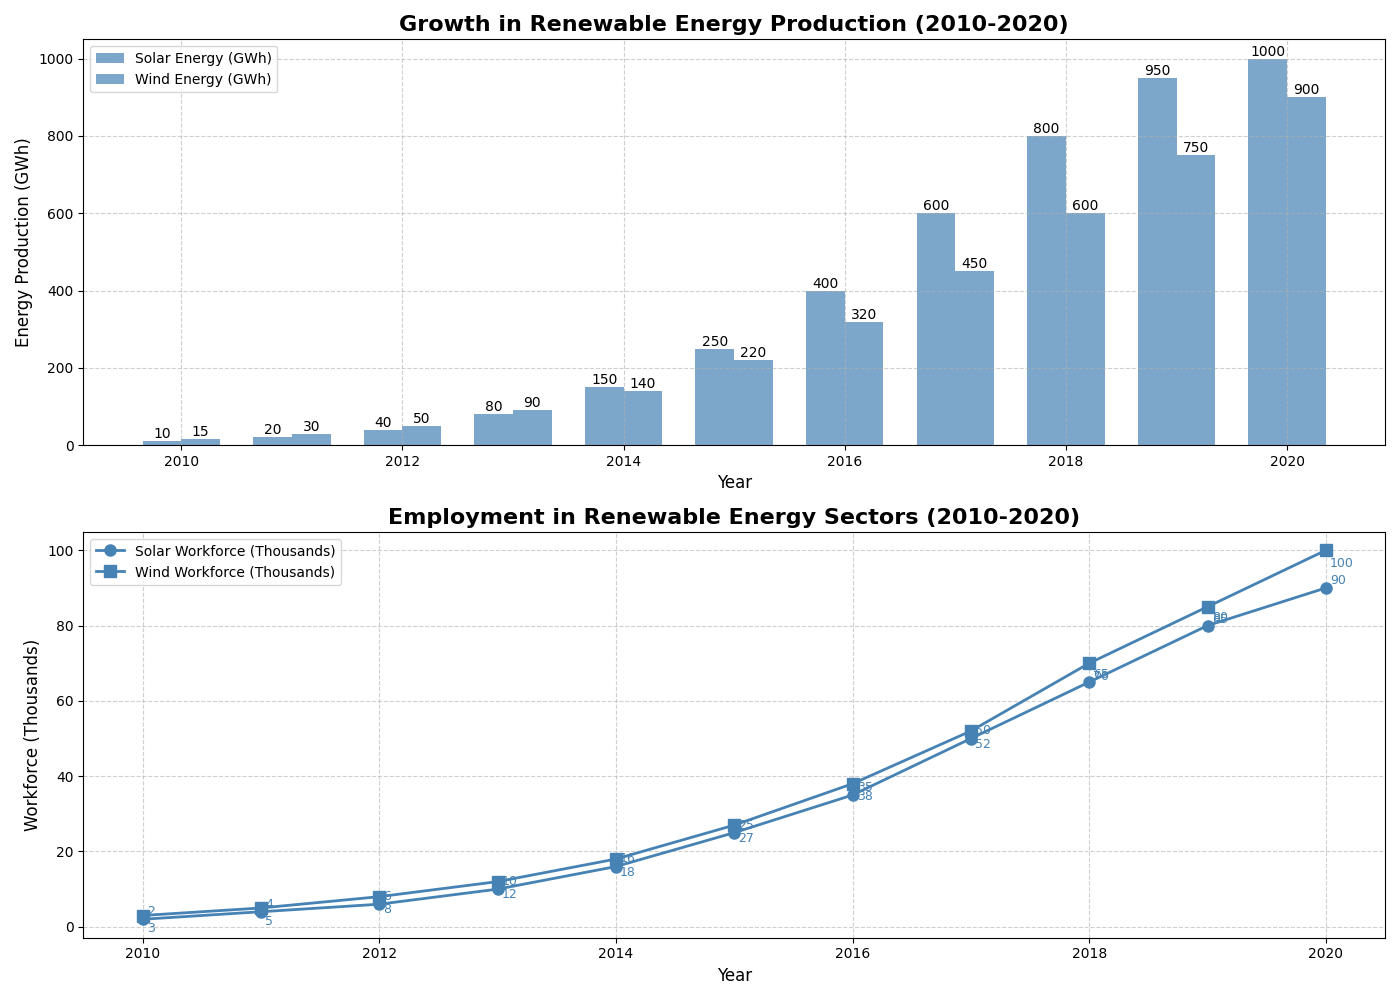

This chart was generated by the following Python code:
import matplotlib.pyplot as plt
import numpy as np

years = np.arange(2010, 2021)
solar_energy = np.array([10, 20, 40, 80, 150, 250, 400, 600, 800, 950, 1000])
wind_energy = np.array([15, 30, 50, 90, 140, 220, 320, 450, 600, 750, 900])
solar_workforce = np.array([2, 4, 6, 10, 16, 25, 35, 50, 65, 80, 90])
wind_workforce = np.array([3, 5, 8, 12, 18, 27, 38, 52, 70, 85, 100])

fig, (ax1, ax2) = plt.subplots(2, 1, figsize=(14, 10))

# Energy production (bar chart) with consistent color
bar_width = 0.35
bar1 = ax1.bar(years - bar_width/2, solar_energy, bar_width, label='Solar Energy (GWh)', color='steelblue', alpha=0.7)
bar2 = ax1.bar(years + bar_width/2, wind_energy, bar_width, label='Wind Energy (GWh)', color='steelblue', alpha=0.7)

for bar in bar1:
    height = bar.get_height()
    ax1.text(bar.get_x() + bar.get_width()/2.0, height, f'{height}', ha='center', va='bottom')
for bar in bar2:
    height = bar.get_height()
    ax1.text(bar.get_x() + bar.get_width()/2.0, height, f'{height}', ha='center', va='bottom')

# Workforce (line chart) with consistent color
ax2.plot(years, solar_workforce, '-o', label='Solar Workforce (Thousands)', color='steelblue', linewidth=2, markersize=8)
ax2.plot(years, wind_workforce, '-s', label='Wind Workforce (Thousands)', color='steelblue', linewidth=2, markersize=8)

for x, y in zip(years, solar_workforce):
    ax2.annotate(f'{y}', xy=(x, y), xytext=(3, 3), textcoords='offset points', fontsize=9, color='steelblue')
for x, y in zip(years, wind_workforce):
    ax2.annotate(f'{y}', xy=(x, y), xytext=(3, -12), textcoords='offset points', fontsize=9, color='steelblue')

ax1.set_title("Growth in Renewable Energy Production (2010-2020)", fontsize=16, fontweight='bold')
ax1.set_xlabel("Year", fontsize=12)
ax1.set_ylabel("Energy Production (GWh)", fontsize=12)
ax1.legend(loc='upper left', fontsize=10)
ax1.grid(True, linestyle='--', alpha=0.6)

ax2.set_title("Employment in Renewable Energy Sectors (2010-2020)", fontsize=16, fontweight='bold')
ax2.set_xlabel("Year", fontsize=12)
ax2.set_ylabel("Workforce (Thousands)", fontsize=12)
ax2.legend(loc='upper left', fontsize=10)
ax2.grid(True, linestyle='--', alpha=0.6)

plt.tight_layout()
plt.show()
